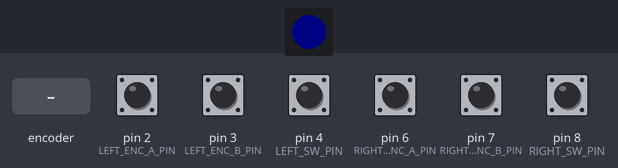
Simulated run of this sketch. Board: Arduino Leonardo, built with avr-gcc and run on an emulated ATmega32U4. Shown: 1 RGB LEDs in strip order, left to right. Inputs (shaded band) come from the test bench; at power-on: pin 2 (LEFT_ENC_A_PIN), pin 3 (LEFT_ENC_B_PIN), pin 4 (LEFT_SW_PIN), pin 6 (RIGHT_ENC_A_PIN), pin 7 (RIGHT_ENC_B_PIN), pin 8 (RIGHT_SW_PIN) HIGH. Dim RGB values are drawn brighter than linear; USB keyboard and mouse output is not drawn.

Above: at 2.2 s.
2.3 s: rotary encoder on pin 2 (LEFT_ENC_A_PIN) / pin 3 (LEFT_ENC_B_PIN) turned 3 steps (first pin leading)
At 2.5 s:
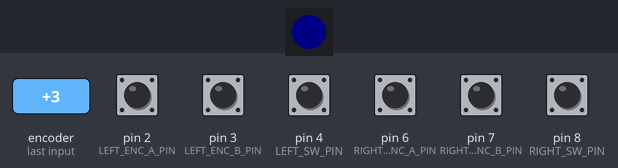
5.3 s: pin 4 (LEFT_SW_PIN) pulled LOW for 0.15 s
At 5.38 s:
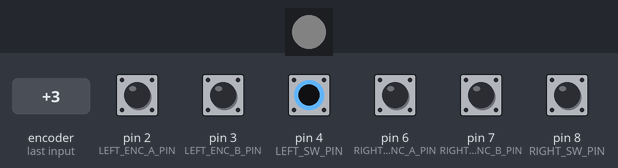
Timing chart, 0 to 8.3 s (numbered marks = the images above; inputs shaded):
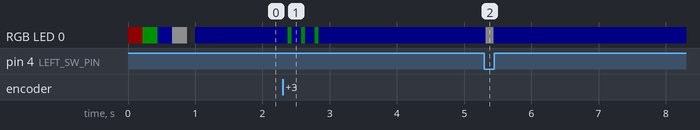

Measured:
- after the input at 2.3 s, RGB LED 0: alternates RGB(0, 7, 0) for 0.06 s and RGB(0, 0, 7) for 0.14 s, 6 changes in all, then stays RGB(0, 0, 7), starting after 0.08 s
- after the input at 5.3 s, RGB LED 0: RGB(0, 0, 7) → RGB(6, 6, 6) at once, → RGB(0, 0, 7) 0.12 s later

The sketch:

dual_knob_rp2040.ino
```cpp
#include <Adafruit_NeoPixel.h>
#include <Mouse.h>

// ===== Pin map (change to your wiring) =====
static const uint8_t LEFT_ENC_A_PIN = 2;
static const uint8_t LEFT_ENC_B_PIN = 3;
static const uint8_t LEFT_SW_PIN = 4;

static const uint8_t RIGHT_ENC_A_PIN = 6;
static const uint8_t RIGHT_ENC_B_PIN = 7;
static const uint8_t RIGHT_SW_PIN = 8;

static const uint8_t NEOPIXEL_PIN = 16;   // Waveshare RP2040-Zero onboard NeoPixel
static const uint8_t NEOPIXEL_COUNT = 1;
static const bool RUN_STARTUP_LED_TEST = true;

// ===== Motion tuning =====
static const int8_t STEP_PIXELS = 2;      // pixels per encoder detent — games control sensitivity
static const int8_t MAX_DELTA_PER_SEND = 48;
static const uint16_t SEND_INTERVAL_MS = 1;
static const uint16_t TURBO_TURN_MS = 12;
static const uint16_t FAST_TURN_MS = 24;
static const uint16_t MEDIUM_TURN_MS = 45;
static const int8_t TURBO_MULTIPLIER = 9;
static const int8_t FAST_MULTIPLIER = 6;
static const int8_t MEDIUM_MULTIPLIER = 3;
static const bool INVERT_X = false;
static const bool INVERT_Y = true;

// ===== Button debounce =====
static const uint16_t DEBOUNCE_MS = 20;
static const uint16_t COMBO_WINDOW_MS = 120;

Adafruit_NeoPixel pixels(NEOPIXEL_COUNT, NEOPIXEL_PIN, NEO_GRB + NEO_KHZ800);

struct EncoderState {
  uint8_t pinA;
  uint8_t pinB;
  uint8_t lastAB;
  int32_t quarterSteps;
  uint32_t lastDetentMs;
};

struct ButtonState {
  uint8_t pin;
  bool stablePressed;
  bool lastRawPressed;
  uint32_t lastChangeMs;
  uint32_t lastPressEventMs;
};

EncoderState leftEnc{LEFT_ENC_A_PIN, LEFT_ENC_B_PIN, 0, 0, 0};
EncoderState rightEnc{RIGHT_ENC_A_PIN, RIGHT_ENC_B_PIN, 0, 0, 0};
ButtonState leftBtn{LEFT_SW_PIN, false, false, 0, 0};
ButtonState rightBtn{RIGHT_SW_PIN, false, false, 0, 0};

int16_t pendingDx = 0;
int16_t pendingDy = 0;
uint32_t lastSendMs = 0;

enum LedMode : uint8_t { LED_IDLE, LED_ACTIVITY, LED_CLICK, LED_ERROR };
LedMode ledMode = LED_IDLE;
uint32_t ledUntilMs = 0;

// Gray code transition table:
// prevAB(2-bit) + currAB(2-bit) => -1, 0, +1 quarter-step
static const int8_t kTransitionTable[16] = {
  0, -1, +1, 0,
  +1, 0, 0, -1,
  -1, 0, 0, +1,
  0, +1, -1, 0
};

static inline uint8_t readAB(uint8_t pinA, uint8_t pinB) {
  const uint8_t a = (digitalRead(pinA) == HIGH) ? 1 : 0;
  const uint8_t b = (digitalRead(pinB) == HIGH) ? 1 : 0;
  return static_cast<uint8_t>((a << 1) | b);
}

void setLedColor(uint8_t r, uint8_t g, uint8_t b) {
  pixels.setPixelColor(0, pixels.Color(r, g, b));
  pixels.show();
}

void runStartupLedTest() {
  setLedColor(50, 0, 0);   // red
  delay(220);
  setLedColor(0, 50, 0);   // green
  delay(220);
  setLedColor(0, 0, 50);   // blue
  delay(220);
  setLedColor(45, 45, 45); // white
  delay(220);
  setLedColor(0, 0, 0);
  delay(120);
}

void setLedMode(LedMode mode, uint16_t durationMs = 0) {
  ledMode = mode;
  ledUntilMs = durationMs ? (millis() + durationMs) : 0;
}

void updateLed() {
  if (ledUntilMs && static_cast<int32_t>(millis() - ledUntilMs) >= 0) {
    ledMode = LED_IDLE;
    ledUntilMs = 0;
  }

  switch (ledMode) {
    case LED_IDLE:
      setLedColor(0, 0, 25);  // blue
      break;
    case LED_ACTIVITY:
      setLedColor(0, 25, 0);  // green
      break;
    case LED_CLICK:
      setLedColor(20, 20, 20);  // white
      break;
    case LED_ERROR:
      setLedColor(25, 0, 0);  // red
      break;
  }
}

int8_t pollEncoderQuarterStep(EncoderState &enc) {
  const uint8_t currAB = readAB(enc.pinA, enc.pinB);
  const uint8_t idx = static_cast<uint8_t>((enc.lastAB << 2) | currAB);
  enc.lastAB = currAB;
  return kTransitionTable[idx];
}

void updateEncoder(EncoderState &enc, int16_t &axisPending, bool invertAxis) {
  const int8_t quarter = pollEncoderQuarterStep(enc);
  if (quarter == 0) {
    return;
  }

  enc.quarterSteps += quarter;
  if (enc.quarterSteps >= 4) {
    const uint32_t now = millis();
    const uint32_t dt = (enc.lastDetentMs == 0) ? 1000 : (now - enc.lastDetentMs);
    enc.lastDetentMs = now;

    int8_t stepScale = 1;
    if (dt <= TURBO_TURN_MS) {
      stepScale = TURBO_MULTIPLIER;
    } else if (dt <= FAST_TURN_MS) {
      stepScale = FAST_MULTIPLIER;
    } else if (dt <= MEDIUM_TURN_MS) {
      stepScale = MEDIUM_MULTIPLIER;
    }

    const int16_t move = STEP_PIXELS * stepScale;
    axisPending += invertAxis ? -move : move;
    enc.quarterSteps = 0;
    setLedMode(LED_ACTIVITY, 60);
  } else if (enc.quarterSteps <= -4) {
    const uint32_t now = millis();
    const uint32_t dt = (enc.lastDetentMs == 0) ? 1000 : (now - enc.lastDetentMs);
    enc.lastDetentMs = now;

    int8_t stepScale = 1;
    if (dt <= TURBO_TURN_MS) {
      stepScale = TURBO_MULTIPLIER;
    } else if (dt <= FAST_TURN_MS) {
      stepScale = FAST_MULTIPLIER;
    } else if (dt <= MEDIUM_TURN_MS) {
      stepScale = MEDIUM_MULTIPLIER;
    }

    const int16_t move = STEP_PIXELS * stepScale;
    axisPending += invertAxis ? move : -move;
    enc.quarterSteps = 0;
    setLedMode(LED_ACTIVITY, 60);
  }
}

bool updateButtonDebounced(ButtonState &btn) {
  const bool rawPressed = (digitalRead(btn.pin) == LOW);  // pull-up active low
  const uint32_t now = millis();

  if (rawPressed != btn.lastRawPressed) {
    btn.lastRawPressed = rawPressed;
    btn.lastChangeMs = now;
  }

  if ((now - btn.lastChangeMs) >= DEBOUNCE_MS && btn.stablePressed != rawPressed) {
    btn.stablePressed = rawPressed;
    if (btn.stablePressed) {
      btn.lastPressEventMs = now;
      return true;
    }
  }
  return false;
}

void handleButtons() {
  const bool leftPressedEvent = updateButtonDebounced(leftBtn);
  const bool rightPressedEvent = updateButtonDebounced(rightBtn);
  const uint32_t now = millis();

  static bool comboFired = false;

  const bool comboNow =
      (leftBtn.stablePressed && rightBtn.stablePressed) ||
      (leftPressedEvent &&
       rightBtn.lastPressEventMs > 0 &&
       (now - rightBtn.lastPressEventMs) <= COMBO_WINDOW_MS) ||
      (rightPressedEvent &&
       leftBtn.lastPressEventMs > 0 &&
       (now - leftBtn.lastPressEventMs) <= COMBO_WINDOW_MS);

  if (comboNow && !comboFired) {
    Mouse.click(MOUSE_MIDDLE);
    setLedMode(LED_CLICK, 180);
    comboFired = true;
    return;
  }

  if (!leftBtn.stablePressed && !rightBtn.stablePressed) {
    comboFired = false;
  }

  if (!comboFired) {
    if (leftPressedEvent) {
      Mouse.click(MOUSE_LEFT);
      setLedMode(LED_CLICK, 120);
    }

    if (rightPressedEvent) {
      Mouse.click(MOUSE_RIGHT);
      setLedMode(LED_CLICK, 120);
    }
  }
}

void sendMouseMoveIfReady() {
  const uint32_t now = millis();
  if ((now - lastSendMs) < SEND_INTERVAL_MS) {
    return;
  }
  lastSendMs = now;

  if (pendingDx == 0 && pendingDy == 0) {
    return;
  }

  const int8_t dx = constrain(pendingDx, -MAX_DELTA_PER_SEND, MAX_DELTA_PER_SEND);
  const int8_t dy = constrain(pendingDy, -MAX_DELTA_PER_SEND, MAX_DELTA_PER_SEND);

  Mouse.move(dx, dy, 0);
  pendingDx -= dx;
  pendingDy -= dy;
}

void setupPins() {
  pinMode(LEFT_ENC_A_PIN, INPUT_PULLUP);
  pinMode(LEFT_ENC_B_PIN, INPUT_PULLUP);
  pinMode(RIGHT_ENC_A_PIN, INPUT_PULLUP);
  pinMode(RIGHT_ENC_B_PIN, INPUT_PULLUP);

  pinMode(LEFT_SW_PIN, INPUT_PULLUP);
  pinMode(RIGHT_SW_PIN, INPUT_PULLUP);

  leftEnc.lastAB = readAB(leftEnc.pinA, leftEnc.pinB);
  rightEnc.lastAB = readAB(rightEnc.pinA, rightEnc.pinB);
}

void setup() {
  setupPins();

  pixels.begin();
  pixels.setBrightness(80);
  pixels.clear();
  pixels.show();
  if (RUN_STARTUP_LED_TEST) {
    runStartupLedTest();
  }

  Mouse.begin();
  setLedMode(LED_IDLE);
}

void loop() {
  updateEncoder(leftEnc, pendingDy, INVERT_Y);   // left knob controls Y
  updateEncoder(rightEnc, pendingDx, INVERT_X);  // right knob controls X

  handleButtons();
  sendMouseMoveIfReady();
  updateLed();
}
```
